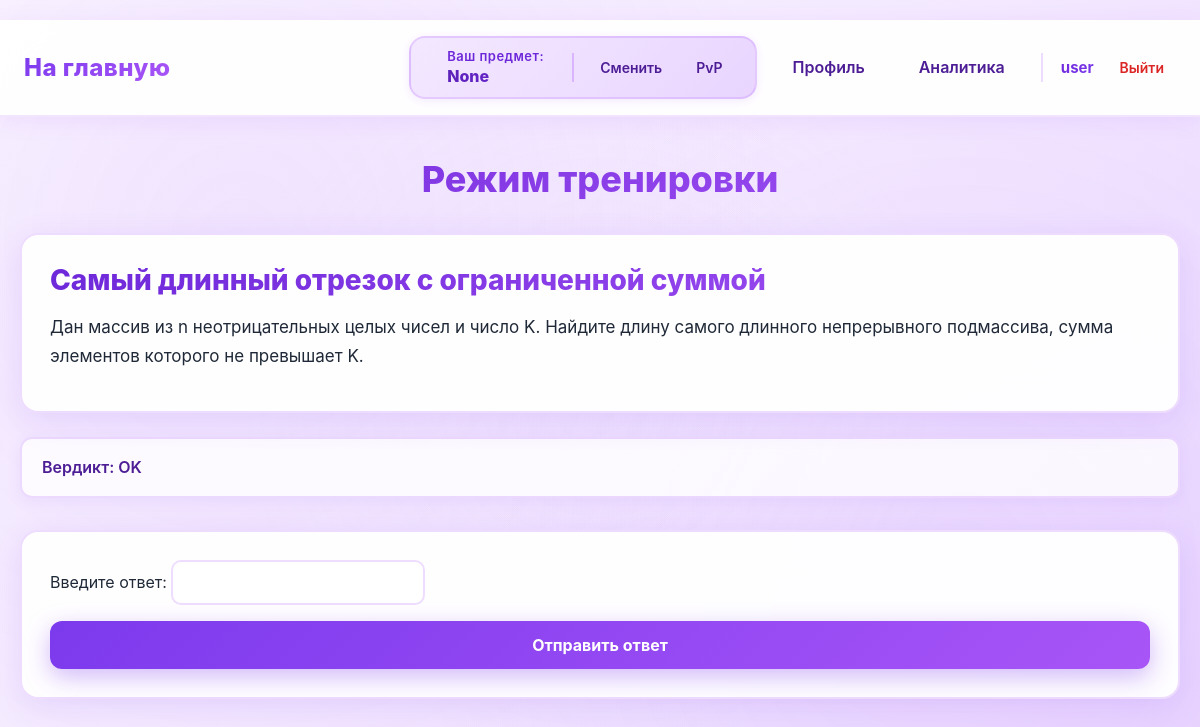
The app's page /None/task/2 (signed in) with its own data.
### data/users.py (models this page shows, shortened)
class User(SqlAlchemyBase, UserMixin):
    __tablename__ = 'users'
    id = sqlalchemy.Column(sqlalchemy.Integer,
                           primary_key=True, autoincrement=True)
    name = sqlalchemy.Column(sqlalchemy.String, nullable=True)
    email = sqlalchemy.Column(sqlalchemy.String,
                              index=True, unique=True, nullable=True)
    hashed_password = sqlalchemy.Column(sqlalchemy.String, nullable=True)
    elo_rating = sqlalchemy.Column(sqlalchemy.Float, default=1000)
    admin = sqlalchemy.Column(sqlalchemy.Boolean, default=0)
    ban = sqlalchemy.Column(sqlalchemy.Boolean, default=0)
    created_date = sqlalchemy.Column(sqlalchemy.DateTime,
                                     default=datetime.datetime.now)
    submissions = orm.relationship("Submissions", back_populates="user")

### data/tasks.py (models this page shows)
class Tasks(SqlAlchemyBase):
    __tablename__ = 'tasks'
    id = sqlalchemy.Column(sqlalchemy.Integer,
                           primary_key=True, autoincrement=True)
    subject = sqlalchemy.Column(sqlalchemy.Text, nullable=True)
    title = sqlalchemy.Column(sqlalchemy.Text, nullable=True)
    statement = sqlalchemy.Column(sqlalchemy.Text, nullable=True)
    input_format = sqlalchemy.Column(sqlalchemy.Text, nullable=True)
    output_format = sqlalchemy.Column(sqlalchemy.Text, nullable=True)
    memory_limit = sqlalchemy.Column(sqlalchemy.Integer, nullable=True)
    time_limit = sqlalchemy.Column(sqlalchemy.Integer, nullable=True)
    difficulty = sqlalchemy.Column(sqlalchemy.Text, nullable=True)
    created_at = sqlalchemy.Column(sqlalchemy.DateTime,
                                     default=datetime.datetime.now)
    task_tests = orm.relationship("TaskTest", back_populates='tasks')
    submissions = orm.relationship("Submissions", back_populates="tasks")
    theme = sqlalchemy.Column(sqlalchemy.Text, nullable=True)

### data/submissions.py (models this page shows)
class Submissions(SqlAlchemyBase):
    __tablename__ = 'submissions'
    id = sqlalchemy.Column(sqlalchemy.Integer,
                           primary_key=True, autoincrement=True)
    user_id = sqlalchemy.Column(sqlalchemy.Integer,
                                sqlalchemy.ForeignKey("users.id"))
    task_id = sqlalchemy.Column(sqlalchemy.Integer,
                                sqlalchemy.ForeignKey("tasks.id"))
    total_tests = sqlalchemy.Column(sqlalchemy.Integer, nullable=True)
    verdict = sqlalchemy.Column(sqlalchemy.Text, nullable=True)
    created_at = sqlalchemy.Column(sqlalchemy.DateTime,
                                     default=datetime.datetime.now)
    tasks = orm.relationship('Tasks', back_populates="submissions")
    user = orm.relationship("User", back_populates="submissions")

### main.py (the view, shortened to what this page needs)
@app.route('/<subject>/task/<int:task_id>', methods=["GET", "POST"])
@login_required
@user_ban
def training(subject, task_id):
    db_sess = db_session.create_session()
    task = db_sess.get(Tasks, task_id)
    task_test = db_sess.query(TaskTest).filter(TaskTest.task_id == task.id).all()
    submission = db_sess.query(Submissions).filter(Submissions.task_id == task.id).all()
    submission_id = len(submission) + 1
    if subject == 'информатика':
        if request.method == "POST":
            file = request.files.get("file")
            if not file or file.filename == "":
                abort(400, "Файл не выбран")
            file.filename = f"submission_{submission_id}.py"
            os.makedirs(f"submissions_training/submissions_{current_user.id}/task_{task_id}", exist_ok=True)
            file.save(os.path.join(f"submissions_training/submissions_{current_user.id}/task_{task_id}", file.filename))
            test_passed = 0
            f_err = 0
            for test in task_test:
                p = subprocess.Popen(
                    ["python", f"submission_{submission_id}.py"],
                    stdin=subprocess.PIPE,
                    stdout=subprocess.PIPE,
                    stderr=subprocess.PIPE,
                    text=True,
                    cwd=f"submissions_training/submissions_{current_user.id}/task_{task_id}"
                )
                try:
                    out, err = p.communicate(test.input_data, timeout=task.time_limit)
                    out = out.strip()
                    if err:
                        submission_result = Submissions(
                            user_id=current_user.id,
                            task_id=task_id,
                            verdict=err.splitlines()[-1],
                            total_tests=test_passed,
                        )
                        f_err = 1
                    else:
                        if out == test.output.strip():
                            test_passed += 1
                except subprocess.TimeoutExpired:
                    print("Превышено максимальное время работы")
                    submission_result = Submissions(
                        user_id=current_user.id,
                        task_id=task_id,
                        verdict="Превышено максимальное время работы",
                        total_tests=test_passed,
                    )
                    f_err = 1
                    p.kill()
            if test_passed == 5:
                submission_result = Submissions(
                    user_id=current_user.id,
                    task_id=task_id,
                    verdict="OK",
                    total_tests=test_passed,
                )
            elif f_err == 0:
                submission_result = Submissions(
                    user_id=current_user.id,
                    task_id=task_id,
                    verdict="Частичное решение",
                    total_tests=test_passed,
                )
            db_sess.add(submission_result)
            db_sess.commit()
        last_submission = db_sess.query(Submissions).filter(Submissions.user_id == current_user.id,
                                                            Submissions.task_id == task_id).all()
        if last_submission:
            result = last_submission[-1]
            verdict = result.verdict
            test_passed = result.total_tests
        else:
            verdict = "Нет сданных решений"
            test_passed = None
        return render_template('training.html', task=task, test=task_test[0], verdict=verdict, test_passed=test_passed, subject=subject)
    else:
        last_submission = db_sess.query(Submissions).filter(Submissions.user_id == current_user.id,
                                                    Submissions.task_id == task_id).all()
        if last_submission:
            result = last_submission[-1]
            verdict = result.verdict
        else:
            verdict = "Нет сданных решений"
        return render_template('training_other.html', task=task, verdict=verdict, subject=subject)

### data/db_session.py (called while the page is built)
def create_session() -> Session:
    global __factory
    return __factory()

### main.py (called while the page is built)
@login_manager.user_loader
def load_user(user_id):
    db_sess = db_session.create_session()
    return db_sess.get(User, user_id)

def user_ban(func):
    @wraps(func)
    def wrapper(*args, **kwargs):
        if current_user.ban:
            abort(403)
        return func(*args, **kwargs)
    return wrapper

### templates/training_other.html (shortened to what this page needs)
{% extends "base.html" %}
{% block styles %}
<link rel="stylesheet" href="{{ url_for('static', filename='train.css') }}">
{% endblock %}
{% block content %}
<h1>Режим тренировки</h1>
<div class="condition">
    <h2>{{ task.title }}</h2>
    <p>{{ task.statement }}</p>
</div>
<p>Вердикт: {{ verdict }}</p>
<div class="task">
    <form class="send" method="post">
        <div class="answer_field">
            <label>Введите ответ: </label>
            <input type="text" name="answer" />
        </div>
        <button type="submit" id="submitBtn">Отправить ответ</button>
    </form>
</div>
{% endblock %}

### templates/base.html (shortened to what this page needs)
﻿<!doctype html>
<html lang="ru">
<head>
    <link rel="stylesheet" href="{{ url_for('static', filename='base.css') }}">
    {% block styles %}{% endblock %}
</head>
<body>
<header class="site-header">
    <nav class="navbar">
        <div class="nav-left">
            {% if session.get('subject') and session.get('subject') != 'subject' %}
            <a class="logo" href="/{{ session.get('subject') }}/">На главную</a>
            {% else %}
            <a class="logo" href="/">На главную</a>
            {% endif %}
        </div>
        <div class="nav-right">
            {% if current_user.is_authenticated %}
                {% if subject != 'subject' and subject != None %}
                <div class="subject-info" data-subject="{{ subject }}">
                    <div class="subject-info-content">
                        <div class="subject-label">Ваш предмет:</div>
                        <div class="subject-name">{{ subject|capitalize }}</div>
                    </div>
                    <div class="subject-actions">
                        <a class="nav-link" href="/subject/choice">Сменить</a>
                        <a class="nav-link" href="/{{ subject }}/pvp">PvP</a>
                    </div>
                </div>
                {% endif %}
                <a class="nav-link" href="/profile">Профиль</a>
                <a class="nav-link" href="/analytics">Аналитика</a>
                <div class="user-menu">
                    <span class="username">{{ current_user.name }}</span>
                    <a class="logout" href="/logout">Выйти</a>
                </div>
            {% else %}
                <a class="btn btn-outline" href="/login">Войти</a>
                <a class="btn btn-primary" href="/register">Регистрация</a>
            {% endif %}
        </div>
    </nav>
</header>
<main class="page-content">
    {% block content %}{% endblock %}
</main>
</body>
</html>

### static/base.css (style rules this page uses)
* { box-sizing: border-box; margin: 0; padding: 0; font-family: "Inter", "Segoe UI", Arial, sans-serif; }
body { background: linear-gradient(135deg, #faf5ff 0%, #f3e8ff 50%, #e9d5ff 100%); background-attachment: fixed; color: #1f2937; min-height: 100vh; position: relative; }
body::before { content: ''; position: fixed; top: 0; left: 0; right: 0; bottom: 0; background: radial-gradient(circle at 20% 30%, rgba(168, 85, 247, 0.08) 0%, transparent 50%), radial-gradient(circle at 80% 70%, rgba(192, 132, 252, 0.08) 0%, transparent 50%), radial-gradient(circle at 50% 50%, rgba(233, 213, 255, 0.1) 0%, transparent 50%); pointer-events: none; z-index: 0; }
.site-header { background: rgba(255, 255, 255, 0.95); backdrop-filter: blur(20px); border-bottom: 2px solid rgba(168, 85, 247, 0.15); box-shadow: 0 4px 20px rgba(168, 85, 247, 0.1); position: relative; z-index: 100; }
.navbar { max-width: 1200px; margin: 0 auto; padding: 16px 24px; display: flex; align-items: center; justify-content: space-between; }
.logo { font-size: 24px; font-weight: 800; text-decoration: none; background: linear-gradient(135deg, #7c3aed, #a855f7); -webkit-background-clip: text; -webkit-text-fill-color: transparent; background-clip: text; letter-spacing: 0.5px; transition: all 0.3s ease; position: relative; }
.logo::after { content: ''; position: absolute; bottom: -4px; left: 0; width: 0; height: 3px; background: linear-gradient(90deg, #7c3aed, #a855f7); border-radius: 2px; transition: width 0.3s ease; }
.nav-left, .nav-right { display: flex; align-items: center; gap: 18px; position: relative; z-index: 10; }
.nav-link { text-decoration: none; color: #4c1d95; font-weight: 600; padding: 10px 18px; border-radius: 12px; transition: all 0.3s ease; position: relative; background: transparent; }
.subject-info { display: flex; align-items: center; gap: 16px; background: linear-gradient(135deg, #f3e8ff, #e9d5ff); padding: 10px 20px; border-radius: 16px; border: 2px solid rgba(168, 85, 247, 0.2); box-shadow: 0 2px 10px rgba(124, 58, 237, 0.1); transition: all 0.3s ease; }
.subject-label { font-size: 13px; color: #6d28d9; font-weight: 600; letter-spacing: 0.5px; }
.subject-name { font-size: 16px; font-weight: 800; color: #4c1d95; background: linear-gradient(135deg, #5b21b6, #6d28d9); -webkit-background-clip: text; -webkit-text-fill-color: transparent; background-clip: text; line-height: 1.3; }
.subject-info-content { display: flex; flex-direction: column; gap: 2px; }
.subject-actions { display: flex; align-items: center; gap: 10px; margin-left: 12px; padding-left: 14px; border-left: 2px solid rgba(168, 85, 247, 0.3); }
.subject-actions .nav-link { padding: 6px 12px; font-size: 14px; min-width: auto; }
.user-menu { display: flex; align-items: center; gap: 14px; padding-left: 18px; border-left: 2px solid rgba(168, 85, 247, 0.2); }
.username { font-size: 15px; font-weight: 700; color: #5b21b6; background: linear-gradient(135deg, #6d28d9, #7c3aed); -webkit-background-clip: text; -webkit-text-fill-color: transparent; background-clip: text; }
.logout { text-decoration: none; font-size: 14px; color: #dc2626; font-weight: 600; padding: 6px 12px; border-radius: 8px; transition: all 0.2s ease; }
.page-content { max-width: 1200px; margin: 40px auto; padding: 0 20px; position: relative; z-index: 10; animation: fadeIn 0.6s ease-out; }
h1, h2, h3, h4, h5, h6 { color: #5b21b6; font-weight: 800; }
p { color: #374151; line-height: 1.6; }
a { color: #7c3aed; }
input, textarea, select { background: #ffffff; border: 2px solid rgba(168, 85, 247, 0.2); border-radius: 10px; padding: 12px 16px; color: #1f2937; font-size: 14px; transition: all 0.3s ease; }

### records on screen
User: name "user"
Tasks: title "Самый длинный отрезок с ограниченной суммой", statement "Дан массив из n неотрицательных целых чисел и число K. Найдите длину самого длинного непрерывного подмассива, сумма элементов которого не превышает K."
Submissions: verdict "OK"

### other values on screen
{{ subject|capitalize }} "None"
